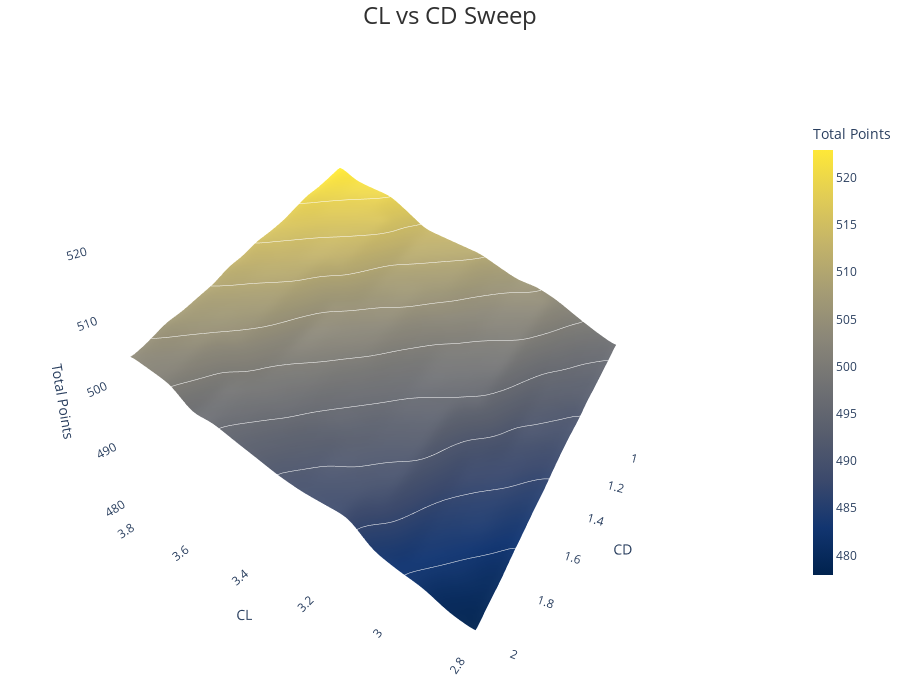

The notebook cell saved with this chart:
### Code cell
aero_results.plot_surface(
    view_angle=120,
    x_label="CL",
    y_label="CD",
    z_label="Total Points",
    title="CL vs CD Sweep",
)

### Figure 1 — Plotly figure (JSON) as saved in the notebook; plotly's stock layout.template omitted (floating-point values rounded to 4 significant figures; data arrays with more than 128 entries replaced by an {"elided": "..."} marker saying what was removed)
{"data": [{"colorbar": {"len": 0.7, "thickness": 20, "tickfont": {"size": 12}, "title": {"font": {"size": 14}, "text": "Total Points"}}, "colorscale": [[0, "#00224e"], [0.1111, "#123570"], [0.2222, "#3b496c"], [0.3333, "#575d6d"], [0.4444, "#707173"], [0.5556, "#8a8678"], [0.6667, "#a59c74"], [0.7778, "#c3b369"], [0.8889, "#e1cc55"], [1, "#fee838"]], "contours": {"z": {"color": "white", "end": 523.0, "show": true, "size": 4.501, "start": 478.0, "width": 2}}, "hovertemplate": "aero.cl: %{x:.2f}<br>aero.cd: %{y:.2f}<br>Total Points: %{z:.2f}<extra></extra>", "type": "surface", "x": {"elided": "80x80 float values"}, "y": {"elided": "80x80 float values"}, "z": {"elided": "80x80 float values"}}], "layout": {"height": 700, "margin": {"b": 15, "l": 0, "r": 0, "t": 15}, "scene": {"aspectratio": {"x": 1, "y": 1, "z": 0.8}, "camera": {"center": {"x": 0, "y": 0, "z": 0}, "eye": {"x": -1.0, "y": 1.732, "z": 0.8}, "up": {"x": 0, "y": 0, "z": 1}}, "xaxis": {"backgroundcolor": "rgba(240, 240, 240, 0.8)", "gridcolor": "rgba(211, 211, 211, 0.3)", "showbackground": true, "title": {"text": "CL"}}, "yaxis": {"backgroundcolor": "rgba(240, 240, 240, 0.8)", "gridcolor": "rgba(211, 211, 211, 0.3)", "showbackground": true, "title": {"text": "CD"}}, "zaxis": {"backgroundcolor": "rgba(240, 240, 240, 0.8)", "gridcolor": "rgba(211, 211, 211, 0.3)", "showbackground": true, "title": {"text": "Total Points"}}}, "title": {"font": {"color": "#303030", "size": 24}, "pad": {"b": 0, "t": 0}, "text": "CL vs CD Sweep", "x": 0.5, "xanchor": "center", "yanchor": "top"}, "width": 900}}
